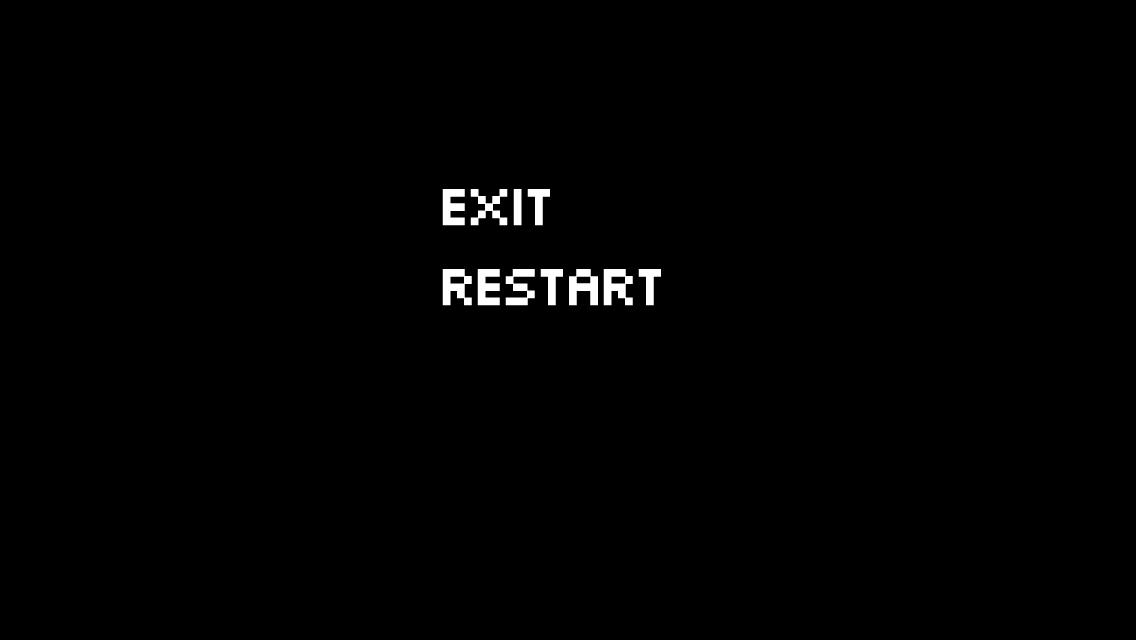

Rendered tile map (Tiled .tmx) drawn with the repository's tilesets; below, a short description and the map source with its tile grids summarised:
An orthogonal 71x40 tile map with 16x16 px tiles, 2 tile layers (Tile Layer 1, Tile Layer 2), 2 tilesets.

<map version="1.0" orientation="orthogonal" width="71" height="40" tilewidth="16" tileheight="16">
 <tileset firstgid="1" name="options16" tilewidth="16" tileheight="16">
  <image source="../data/options16.png" width="32" height="16" />
 </tileset>
 <tileset firstgid="3" name="targets" tilewidth="256" tileheight="64">
 <image source="../data/options256.png" width="2048" height="64" />
 </tileset>
 <layer name="Tile Layer 1" width="71" height="40">
  <data>[2840 cells, 2840 non-empty, 1 distinct tile ids]</data>
 </layer>
 <layer name="Tile Layer 2" width="71" height="40">
  <data>[2840 cells, 2 non-empty, 2 distinct tile ids]</data>
 </layer>
</map>
